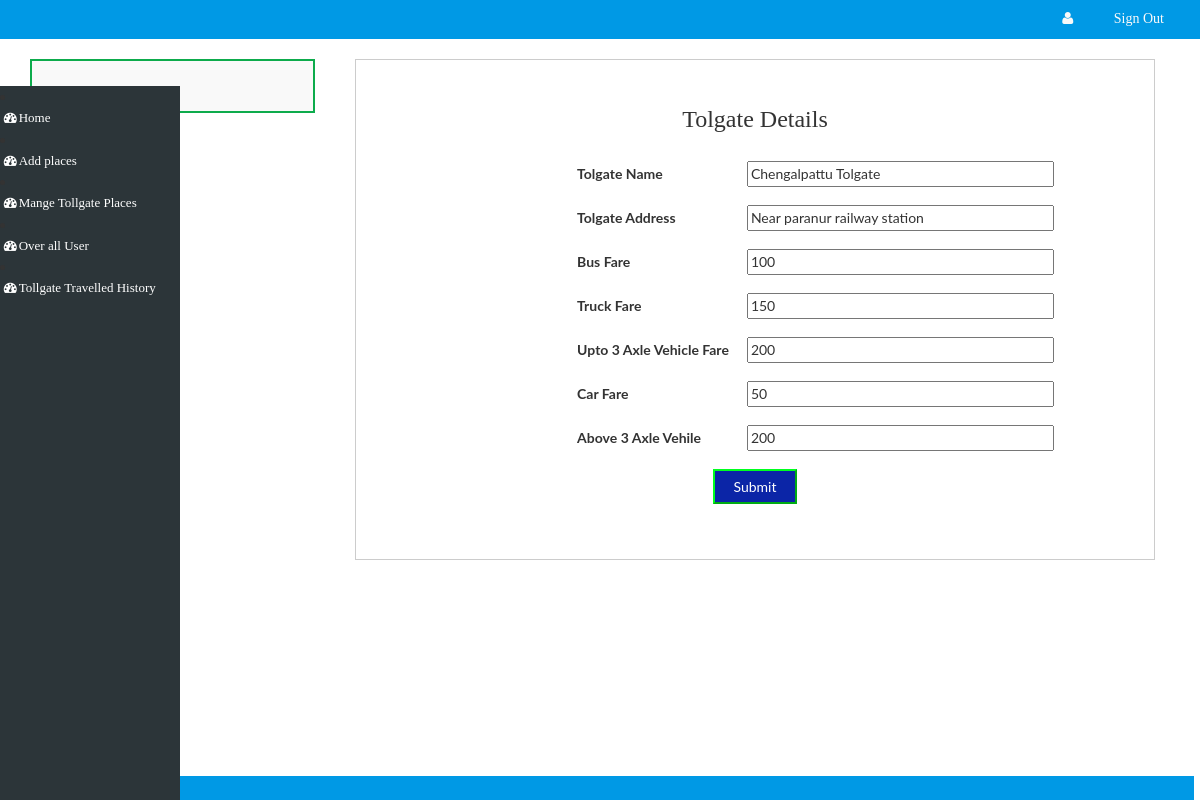
Screenshot of /admin/edit-overall-tolgate.php?id=1 (signed in) with the database file from the repository.
### tables this page shows
CREATE TABLE `tolgate_detail` (
  `id` int(200) NOT NULL,
  `tolgate_name` varchar(500) NOT NULL,
  `tolgate_address` varchar(500) NOT NULL,
  `bus_fare` varchar(500) NOT NULL,
  `truck` varchar(500) NOT NULL,
  `Upto_3_Axle_Vehicle` varchar(500) NOT NULL,
  `car` varchar(500) NOT NULL,
  `above_3_axle_vehile` varchar(500) NOT NULL,
  `tolgate_list_id` varchar(300) NOT NULL
);

### admin/edit-overall-tolgate.php (the view, shortened to what this page needs)
<?php
if($_SESSION)
{
if(isset($_GET['id'])){
$overall_id=$_GET['id'];
include('database.php');
$row_select_query="SELECT * FROM `tolgate_detail` WHERE `id`='$overall_id'";
$row_select_res=mysqli_query($con,$row_select_query);
$row_select_row=mysqli_fetch_assoc($row_select_res);
?>
<!DOCTYPE html>
<html lang="en">
<head>
<link rel="stylesheet" href="css/bootstrap.min.css">
<link rel="stylesheet" href="css/bootstrap-select.css">
<link href="css/style.css" rel="stylesheet" type="text/css" media="all" />
<link rel="stylesheet" type="text/css" href="css/jquery-ui1.css">
<link rel="stylesheet" href="css/font-awesome.min.css" />
<link rel="stylesheet" href="css/menu_sideslide.css" type="text/css" media="all">
<link href="css/jquery.uls.css" rel="stylesheet"/>
<link href="css/jquery.uls.grid.css" rel="stylesheet"/>
<link href="css/jquery.uls.lcd.css" rel="stylesheet"/>
</head>
<body>
	<?php
	include 'header.php';
	?>
	<div class="total-ads main-grid-border">
		<div class="container">
			<div class="ads-grid">
				<div class="side-bar col-md-3" style="    border-left: 2px solid #0dab4c;
    border-right: 2px solid #0dab4c;
    border-top: 2px solid #0dab4c;
    border-bottom: 2px solid #0dab4c;">
				<?php
				include 'side-menu.php';
				?>
				</div>
				<div class="agileinfo-ads-display col-md-9">
					<div class="wrapper">
					<div class="bs-example bs-example-tabs" role="tabpanel" data-example-id="togglable-tabs">
					  <div id="myTabContent" class="tab-content">
						<div role="tabpanel" class="tab-pane fade in active" id="home" aria-labelledby="home-tab">
						   <div>
							<div id="container">
								<center>
									<h3>Tolgate Details</h3>
									<br>
									<form method="POST">
									<table>
										<tr>
										<th>
											Tolgate Name
										</th>
										<td>
											<input type="text" name="tolgate_name" placeholder="Tolgate Name" required="" value="<?php echo $row_select_row['tolgate_name']; ?>" class="text-box-adjeshment">
										</td>
										</tr>
										<tr>
										<th>
											Tolgate Address
										</th>
										<td>
											<input type="text" name="tolgate_address" placeholder="Tolgate Address" required="" value="<?php echo $row_select_row['tolgate_address']; ?>" class="text-box-adjeshment">
										</td>
										</tr>
										<tr>
										<th>
											Bus Fare
										</th>
										<td>
											<input type="text" name="bus_fare" placeholder="Enter the Amount" required="" value="<?php echo $row_select_row['bus_fare']; ?>" class="text-box-adjeshment" onkeypress="return isNumberKeyq(event);">
										</td>
										</tr>
										<tr>
										<th>
											Truck Fare
										</th>
										<td>
											<input type="text" name="truck" placeholder="Enter the Amount" required="" value="<?php echo $row_select_row['truck']; ?>" class="text-box-adjeshment" onkeypress="return isNumberKeyq(event);">
										</td>
										</tr>
										<tr>
										<th>
											Upto 3 Axle Vehicle Fare
										</th>
										<td>
											<input type="text" name="Upto_3_Axle_Vehicle" placeholder="Enter the Amount" required="" value="<?php echo $row_select_row['Upto_3_Axle_Vehicle']; ?>" class="text-box-adjeshment" onkeypress="return isNumberKeyq(event);">
										</td>
										</tr>
										<tr>
										<th>
											Car Fare
										</th>
										<td>
											<input type="text" name="car" placeholder="Enter the Amount" required="" value="<?php echo $row_select_row['car']; ?>" class="text-box-adjeshment" onkeypress="return isNumberKeyq(event);">
										</td>
										</tr>
										<tr>
										<th>
											Above 3 Axle Vehile
										</th>
										<td>
											<input type="text" name="above_3_axle_vehile" placeholder="Enter the Amount" required="" value="<?php echo $row_select_row['above_3_axle_vehile']; ?>" class="text-box-adjeshment" onkeypress="return isNumberKeyq(event);">
										</td>
										</tr>
										<tr>
											<td colspan="2" class="text-align-center">
											<input type="submit" name="updated-tolgate">
											</td>
										</tr>
									</table>
									</form>
								</center>
						</div>
							</div>
						</div>
					  </div>
					</div>
				</div>
				</div>
				<div class="clearfix"></div>
			</div>
		</div>
	</div>
		<?php
		include('footer.php');
		?>
</body>
</html>
<?php
}
else
{
	echo "<script>alert('sorry you are not login please login');</script>";
	echo "<script>window.location='index.php';</script>";
}
}else
{
	echo "<script>alert('Your Not A Valid User');</script>";
	echo "<script>window.location='index.php';</script>";
}
?>

### admin/side-menu.php (style rules this page uses)
body { font-family: "Lato", sans-serif; }

### admin/edit-overall-tolgate.php (style rules this page uses)
td, th { padding: 9px; }
.text-align-center { text-align: center; }
.text-box-adjeshment { width: 165%; }

### rows the page displays
tolgate_detail: tolgate_name "Chengalpattu Tolgate", tolgate_address "Near paranur railway station", bus_fare "100", truck "150", Upto_3_Axle_Vehicle "200", car "50", above_3_axle_vehile "200"
